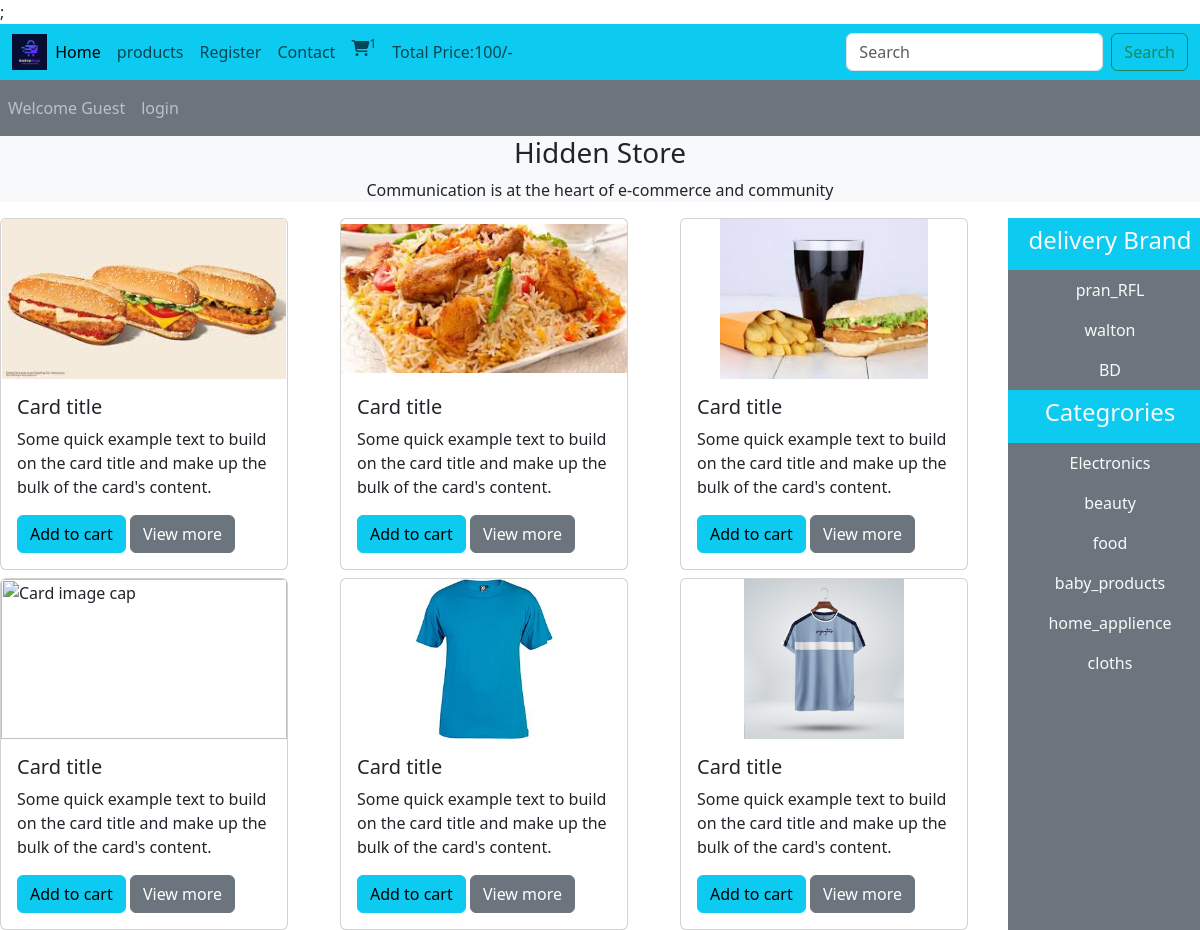
The page / on the database its author committed.
### tables this page shows
CREATE TABLE `brands` (
  `brand_id` int(11) NOT NULL,
  `brand_name` varchar(100) NOT NULL
);

CREATE TABLE `categories` (
  `category_id` int(11) NOT NULL,
  `category_name` varchar(100) NOT NULL
);

### index.php (the view, shortened to what this page needs)
<?php
require_once "includes/connect.php" ?>;
<!DOCTYPE html>
<html lang="en">
<head>
  <link rel="stylesheet" href="https://cdnjs.cloudflare.com/ajax/libs/bootstrap/5.3.2/css/bootstrap.min.css">
  <link rel="stylesheet" href="https://cdnjs.cloudflare.com/ajax/libs/font-awesome/6.4.2/css/all.min.css">
  <link rel="stylesheet" href="style.css">
</head>
<body>
  <div class="container-fluid p-0">
    <nav class="navbar navbar-expand-lg  bg-info">
      <div class="container-fluid">
        <img src="images/logo.jpg " alt="" class="logo">
        <div class="collapse navbar-collapse" id="navbarSupportedContent">
          <ul class="navbar-nav me-auto mb-2 mb-lg-0">
            <li class="nav-item">
              <a class="nav-link active" aria-current="page" href="#">Home</a>
            </li>
            <li class="nav-item">
              <a class="nav-link" href="#">products</a>
            </li>
            <li class="nav-item">
              <a class="nav-link" href="#">Register</a>
            </li>
            <li class="nav-item">
              <a class="nav-link" href="#">Contact</a>
            </li>
            <li class="nav-item">
              <a class="nav-link" href="#"><i class="fa-solid fa-cart-shopping"></i><sup>1</sup></a>
            </li>
            <li class="nav-item">
              <a class="nav-link" href="#">Total Price:100/-</a>
            </li>
          </ul>
          <form class="d-flex" role="search">
            <input class="form-control me-2" type="search" placeholder="Search">
            <button class="btn btn-outline-success" type="submit">Search</button>
          </form>
        </div>
      </div>
    </nav>
  </div>
  <nav class="navbar navbar-expand-lg navbar-dark bg-secondary">
    <ul class="navbar-nav me-auto">
      <li class="nav-item">
        <a class="nav-link" href="#">Welcome Guest</a>
      </li>
      <li class="nav-item">
        <a class="nav-link" href="#">login</a>
      </li>
    </ul>
  </nav>
  <div class="bg-light">
    <h3 class="text-center">Hidden Store </h3>
    <P class="text-center">Communication is at the heart of e-commerce and community</P>
  </div>
  <div class="row">
    <div class="col-md-10">
      <div class="row">
        <div class="col-md-4 mb-2">
          <div class="card" style="width: 18rem;">
            <img class="card-img-top card_image" src="./images/food1.jpeg" alt="Card image cap">
            <div class="card-body">
              <h5 class="card-title">Card title</h5>
              <p class="card-text">Some quick example text to build on the card title and make up the bulk of the card's content.</p>
              <a href="#" class="btn btn-info">Add to cart</a>
              <a href="#" class="btn btn-secondary">View more</a>
            </div>
          </div>
        </div>
        <div class="col-md-4">
          <div class="card" style="width: 18rem;">
            <img class="card-img-top card_image" src="./images/food2.jpeg" alt="Card image cap">
            <div class="card-body">
              <h5 class="card-title">Card title</h5>
              <p class="card-text">Some quick example text to build on the card title and make up the bulk of the card's content.</p>
              <a href="#" class="btn btn-info">Add to cart</a>
              <a href="#" class="btn btn-secondary">View more</a>
            </div>
          </div>
        </div>
        <div class="col-md-4">
          <div class="card" style="width: 18rem;">
            <img class="card-img-top card_image" src="./images/food3.jpeg" alt="Card image cap">
            <div class="card-body">
              <h5 class="card-title">Card title</h5>
              <p class="card-text">Some quick example text to build on the card title and make up the bulk of the card's content.</p>
              <a href="#" class="btn btn-info">Add to cart</a>
              <a href="#" class="btn btn-secondary">View more</a>
            </div>
          </div>
        </div>
        <div class="col-md-4">
          <div class="card" style="width: 18rem;">
            <img class="card-img-top card_image" src="./images/shirt1.jpg" alt="Card image cap">
            <div class="card-body">
              <h5 class="card-title">Card title</h5>
              <p class="card-text">Some quick example text to build on the card title and make up the bulk of the card's content.</p>
              <a href="#" class="btn btn-info">Add to cart</a>
              <a href="#" class="btn btn-secondary">View more</a>
            </div>
          </div>
        </div>
        <div class="col-md-4">
          <div class="card" style="width: 18rem;">
            <img class="card-img-top card_image" src="./images/shirt2.jpg" alt="Card image cap">
            <div class="card-body">
              <h5 class="card-title">Card title</h5>
              <p class="card-text">Some quick example text to build on the card title and make up the bulk of the card's content.</p>
              <a href="#" class="btn btn-info">Add to cart</a>
              <a href="#" class="btn btn-secondary">View more</a>
            </div>
          </div>
        </div>
        <div class="col-md-4">
          <div class="card" style="width: 18rem;">
            <img class="card-img-top card_image" src="./images/shirt3.jpg" alt="Card image cap">
            <div class="card-body">
              <h5 class="card-title">Card title</h5>
              <p class="card-text">Some quick example text to build on the card title and make up the bulk of the card's content.</p>
              <a href="#" class="btn btn-info">Add to cart</a>
              <a href="#" class="btn btn-secondary">View more</a>
            </div>
          </div>
        </div>
      </div>
    </div>
    <div class="col-md-2 bg-secondary p-0">
      <ul class="navbar-nav me-auto text-center">
        <li class="nav-item bg-info">
          <a href="#" class="nav-link text-light"><h4>delivery Brand</h4></a>
        </li>
        <?php
        $select_brands = "SELECT * FROM `brands`";
        $result_brands = mysqli_query($con, $select_brands);
        while($row_data = mysqli_fetch_assoc($result_brands)){
         $brand_name = $row_data['brand_name'];
         $brand_id = $row_data['brand_id'];
         echo "<li class='nav-item'> <a href='index.php?brand=$brand_id' class='nav-link text-light'>$brand_name </a></li>" ;
        }
        ?>
      </ul>
      <ul class="navbar-nav me-auto text-center">
        <li class="nav-item bg-info">
          <a href="#" class="nav-link text-light"><h4>Categrories</h4></a>
        </li>
        <?php
        $select_category = "SELECT * FROM `categories`";
        $result_category = mysqli_query($con, $select_category );
        while($row_data = mysqli_fetch_assoc($result_category)){
          $category_id = $row_data['category_id'];
          $category_name = $row_data['category_name'];
         echo "<li class='nav-item'>
            <a href='index.php?category_id=$category_id' class='nav-link text-light'>$category_name</a>
          </li>" ;
        }
        ?>
      </ul>
    </div>
</body>
</html>

### style.css (style rules this page uses)
* { margin: 0px; padding: 0px; box-sizing: border-box; }
.logo { height: 3%; width: 3%; }
.card_image { height: 10rem; width: 100%; object-fit: contain; }

### rows shown on the page
brands: brand_name "pran_RFL"
brands: brand_name "walton"
brands: brand_name "BD"
categories: category_name "Electronics"
categories: category_name "beauty"
categories: category_name "food"
categories: category_name "baby_products"
categories: category_name "home_applience"
categories: category_name "cloths"
